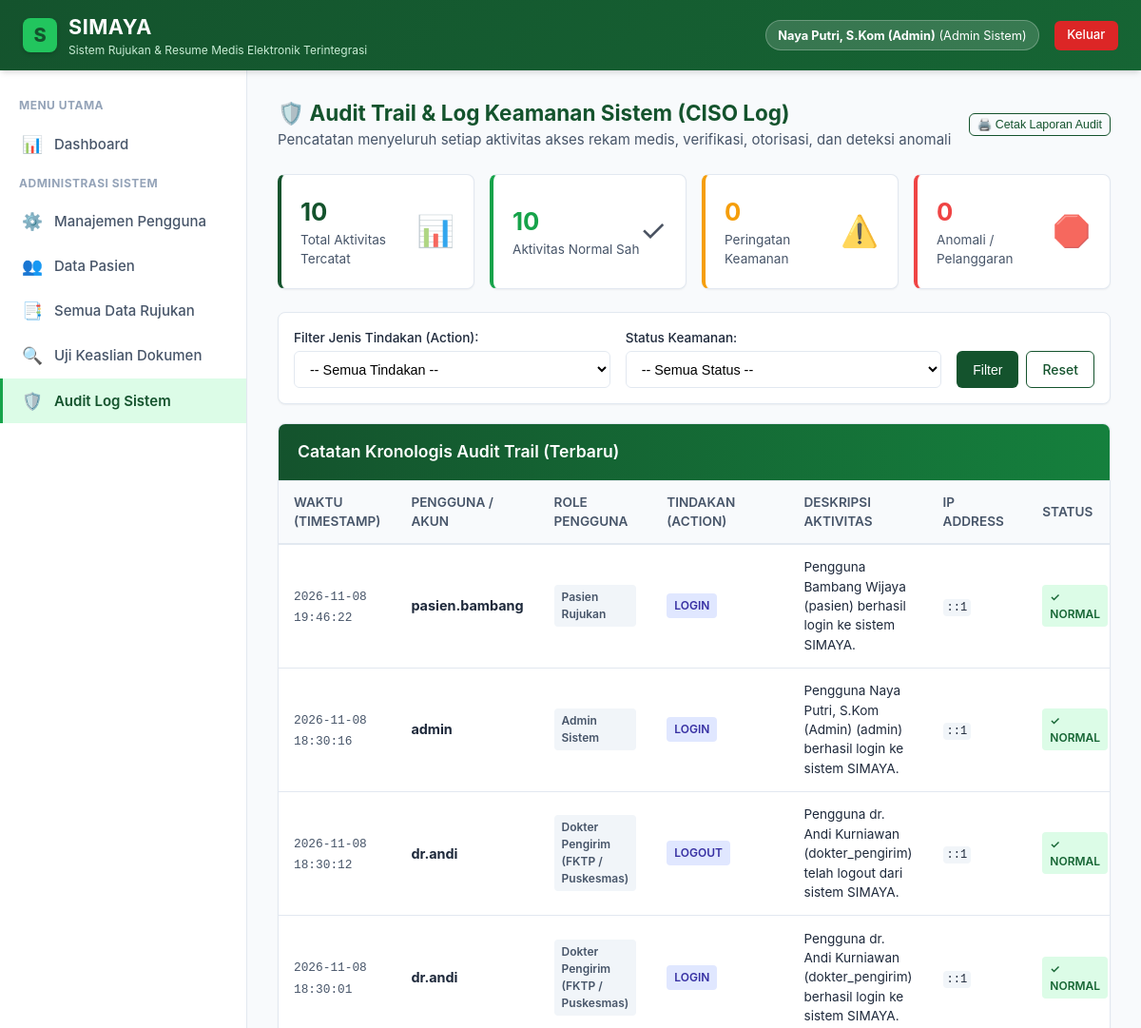
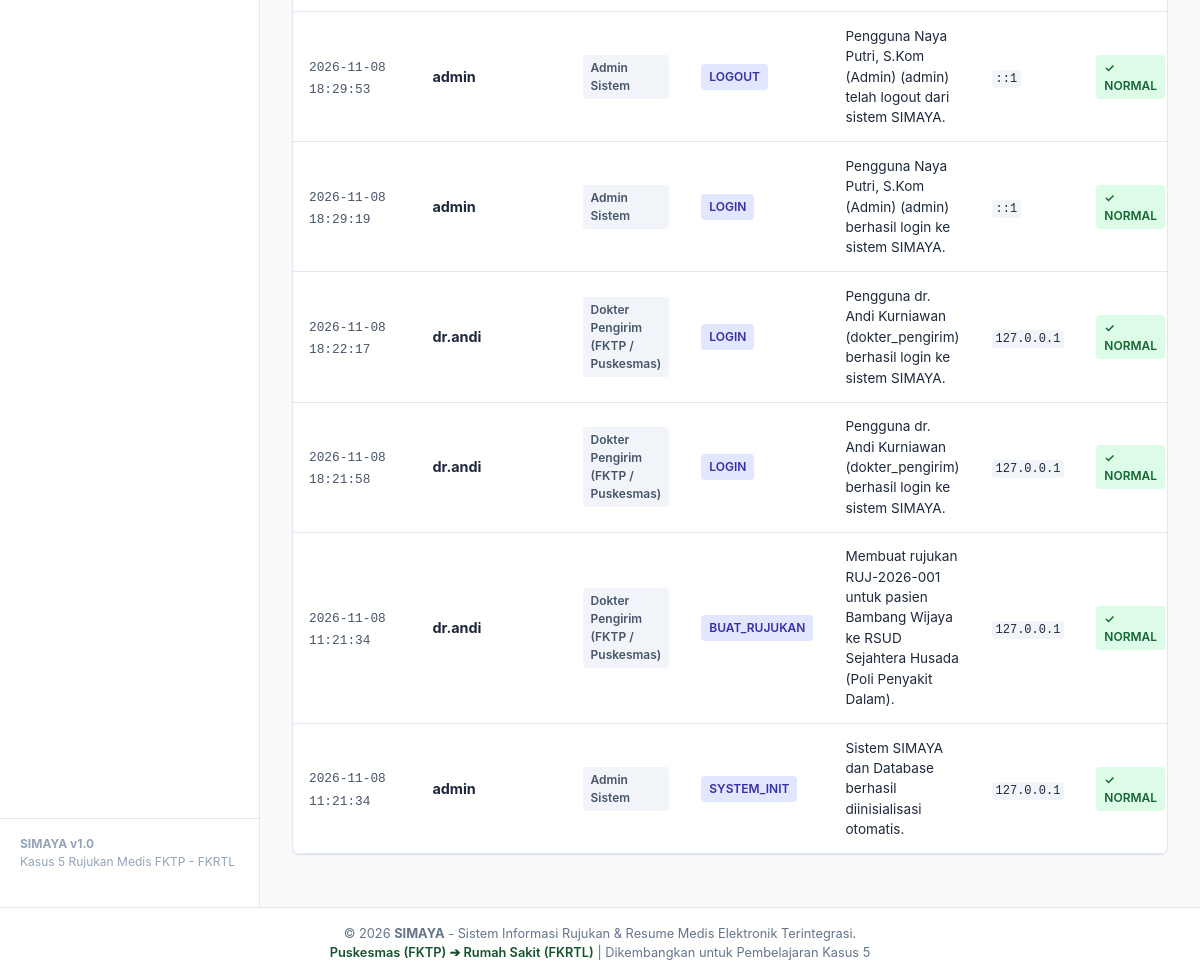
/audit_log.php (signed in), run on the app's committed database (2 pictures, top to bottom).
### tables this page shows
CREATE TABLE audit_logs (
        id INTEGER PRIMARY KEY AUTOINCREMENT,
        user_id INTEGER NULL,
        username TEXT NOT NULL,
        role TEXT NOT NULL,
        action TEXT NOT NULL, -- LOGIN, LOGOUT, BUAT_RUJUKAN, CONSENT_SETUJU, VERIFIKASI_RME, AKSES_RME, AKSES_DITOLAK, dll
        description TEXT NOT NULL,
        ip_address TEXT DEFAULT '127.0.0.1',
        status_keamanan TEXT DEFAULT 'NORMAL', -- NORMAL, PERINGATAN, ANOMALI
        created_at DATETIME DEFAULT CURRENT_TIMESTAMP
    );

### config/auth.php (called while the page is built, shortened)
<?php
function getRoleName($role)
{
    $roles = [
        'admin' => 'Admin Sistem',
        'petugas_rm' => 'Petugas Rekam Medis (RM)',
        'dokter_pengirim' => 'Dokter Pengirim (FKTP / Puskesmas)',
        'dokter_penerima' => 'Dokter Penerima (FKRTL / RS)',
        'pasien' => 'Pasien Rujukan',
        'security' => 'Petugas Keamanan Sistem (Auditor)'
    ];
    return $roles[$role] ?? ucfirst($role);
}

### audit_log.php (the view, shortened to what this page needs)
<?php
$pdo = require_once __DIR__ . '/config/database.php';
require_once __DIR__ . '/config/auth.php';
$sql = "SELECT * FROM audit_logs WHERE 1=1";
$params = [];
$sql .= " ORDER BY id DESC LIMIT 100";
$stmt = $pdo->prepare($sql);
$stmt->execute($params);
$logs = $stmt->fetchAll();
$total_logs = $pdo->query("SELECT COUNT(*) FROM audit_logs")->fetchColumn();
$total_normal = $pdo->query("SELECT COUNT(*) FROM audit_logs WHERE status_keamanan = 'NORMAL'")->fetchColumn();
$total_peringatan = $pdo->query("SELECT COUNT(*) FROM audit_logs WHERE status_keamanan = 'PERINGATAN'")->fetchColumn();
$total_anomali = $pdo->query("SELECT COUNT(*) FROM audit_logs WHERE status_keamanan = 'ANOMALI'")->fetchColumn();
include __DIR__ . '/includes/header.php';
?>
<div
    style="display: flex; justify-content: space-between; align-items: center; margin-bottom: 1.5rem; flex-wrap: wrap; gap: 1rem;">
    <div>
        <h2 style="color: var(--hijau-tua); margin: 0;">🛡️ Audit Trail & Log Keamanan Sistem (CISO Log)</h2>
        <p style="color: var(--abu-text); margin: 0;">Pencatatan menyeluruh setiap aktivitas akses rekam medis,
            verifikasi, otorisasi, dan deteksi anomali</p>
    </div>
    <div>
        <button onclick="window.print()" class="btn btn-outline btn-sm">🖨️ Cetak Laporan Audit</button>
    </div>
</div>
<div class="stats-grid">
    <div class="stat-card">
        <div class="stat-info">
            <h3><?= $total_logs ?></h3>
            <p>Total Aktivitas Tercatat</p>
        </div>
        <div class="stat-icon">📊</div>
    </div>
    <div class="stat-card" style="border-left-color: var(--hijau-sedang);">
        <div class="stat-info">
            <h3 style="color: var(--hijau-sedang);"><?= $total_normal ?></h3>
            <p>Aktivitas Normal Sah</p>
        </div>
        <div class="stat-icon">✓</div>
    </div>
    <div class="stat-card" style="border-left-color: var(--kuning);">
        <div class="stat-info">
            <h3 style="color: var(--kuning);"><?= $total_peringatan ?></h3>
            <p>Peringatan Keamanan</p>
        </div>
        <div class="stat-icon">⚠️</div>
    </div>
    <div class="stat-card" style="border-left-color: var(--merah);">
        <div class="stat-info">
            <h3 style="color: var(--merah);"><?= $total_anomali ?></h3>
            <p>Anomali / Pelanggaran</p>
        </div>
        <div class="stat-icon">🛑</div>
    </div>
</div>
<div class="card" style="margin-bottom: 1.25rem;">
    <div class="card-body" style="padding: 1rem;">
        <form method="GET" action="audit_log.php"
            style="display: flex; gap: 1rem; flex-wrap: wrap; align-items: flex-end;">
            <div style="flex: 1; min-width: 200px;">
                <label style="font-size: 0.85rem; font-weight: 500; display: block; margin-bottom: 0.25rem;">Filter
                    Jenis Tindakan (Action):</label>
                <select name="action" class="form-control">
                    <option value="">-- Semua Tindakan --</option>
                </select>
            </div>
            <div style="flex: 1; min-width: 180px;">
                <label style="font-size: 0.85rem; font-weight: 500; display: block; margin-bottom: 0.25rem;">Status
                    Keamanan:</label>
                <select name="status_keamanan" class="form-control">
                    <option value="">-- Semua Status --</option>
                </select>
            </div>
            <div style="display: flex; gap: 0.5rem;">
                <button type="submit" class="btn btn-primary">Filter</button>
                <a href="audit_log.php" class="btn btn-outline">Reset</a>
            </div>
        </form>
    </div>
</div>
<div class="card">
    <div class="card-header header-green">
        <h3 class="card-title">Catatan Kronologis Audit Trail (Terbaru)</h3>
    </div>
    <div class="card-body" style="padding: 0;">
        <div class="table-responsive">
            <table class="simaya-table">
                <thead>
                    <tr>
                        <th>Waktu (Timestamp)</th>
                        <th>Pengguna / Akun</th>
                        <th>Role Pengguna</th>
                        <th>Tindakan (Action)</th>
                        <th>Deskripsi Aktivitas</th>
                        <th>IP Address</th>
                        <th>Status</th>
                    </tr>
                </thead>
                <tbody>
                    <?php if (empty($logs)): ?>
                        <tr>
                            <td colspan="7" style="text-align: center; color: #94A3B8; padding: 2.5rem;">
                                Tidak ada log aktivitas yang sesuai filter.
                            </td>
                        </tr>
                    <?php else: ?>
                        <?php foreach ($logs as $l): ?>
                            <tr>
                                <td>
                                    <small style="font-family: monospace; font-size: 0.8rem; color: #475569;">
                                        <?= htmlspecialchars($l['created_at']) ?>
                                    </small>
                                </td>
                                <td>
                                    <strong><?= htmlspecialchars($l['username']) ?></strong>
                                </td>
                                <td>
                                    <span class="badge badge-secondary"><?= htmlspecialchars(getRoleName($l['role'])) ?></span>
                                </td>
                                <td>
                                    <?php
                                    $action_class = 'badge-info';
                                    ?>
                                    <span class="badge <?= $action_class ?>"><?= htmlspecialchars($l['action']) ?></span>
                                </td>
                                <td style="max-width: 380px; font-size: 0.85rem;">
                                    <?= htmlspecialchars($l['description']) ?>
                                </td>
                                <td>
                                    <code
                                        style="font-size: 0.75rem; background: #F1F5F9; padding: 2px 4px; border-radius: 4px;">
                                                <?= htmlspecialchars($l['ip_address']) ?>
                                            </code>
                                </td>
                                <td>
                                    <?php if ($l['status_keamanan'] === 'NORMAL'): ?>
                                        <span class="badge badge-success">✓ NORMAL</span>
                                    <?php elseif ($l['status_keamanan'] === 'PERINGATAN'): ?>
                                        <span class="badge badge-warning">⚠️ PERINGATAN</span>
                                    <?php else: ?>
                                        <span class="badge badge-danger">🛑 ANOMALI</span>
                                    <?php endif; ?>
                                </td>
                            </tr>
                        <?php endforeach; ?>
                    <?php endif; ?>
                </tbody>
            </table>
        </div>
    </div>
</div>
<?php include __DIR__ . '/includes/footer.php'; ?>

### includes/header.php (shortened to what this page needs)
<?php
$user = $_SESSION['user'] ?? null;
?>
<!DOCTYPE html>
<html lang="id">
<head>
    <link rel="stylesheet" href="assets/css/simaya.css">
</head>
<body>
<nav class="simaya-navbar">
    <div class="brand-wrapper">
        <div class="brand-logo-icon">S</div>
        <div class="brand-text">
            <h1>SIMAYA</h1>
            <p>Sistem Rujukan & Resume Medis Elektronik Terintegrasi</p>
        </div>
    </div>
    <div class="navbar-user">
        <?php if ($user): ?>
            <div class="user-badge">
                <strong><?= htmlspecialchars($user['nama_lengkap']) ?></strong>
                <span>(<?= htmlspecialchars(getRoleName($user['role'])) ?>)</span>
            </div>
            <a href="logout.php" class="btn-logout" onclick="return confirm('Apakah Anda yakin ingin keluar?')">Keluar</a>
        <?php endif; ?>
    </div>
</nav>
<div class="simaya-layout">
    <?php if ($user): ?>
        <?php include __DIR__ . '/sidebar.php'; ?>
    <?php endif; ?>
    <main class="simaya-content">

### includes/sidebar.php (shortened to what this page needs)
<?php
$current_page = basename($_SERVER['PHP_SELF']);
$role = $_SESSION['user']['role'] ?? '';
?>
<aside class="simaya-sidebar">
    <div class="sidebar-heading">Menu Utama</div>
    <ul class="sidebar-menu">
        <li class="<?= $current_page === 'dashboard.php' ? 'active' : '' ?>">
            <a href="dashboard.php">
                <span class="menu-icon">📊</span>
                <span>Dashboard</span>
            </a>
        </li>
    </ul>
    <?php if ($role === 'admin'): ?>
        <div class="sidebar-heading">Administrasi Sistem</div>
        <ul class="sidebar-menu">
            <li class="<?= $current_page === 'manajemen_user.php' ? 'active' : '' ?>">
                <a href="manajemen_user.php">
                    <span class="menu-icon">⚙️</span>
                    <span>Manajemen Pengguna</span>
                </a>
            </li>
            <li class="<?= $current_page === 'pasien_daftar.php' ? 'active' : '' ?>">
                <a href="pasien_daftar.php">
                    <span class="menu-icon">👥</span>
                    <span>Data Pasien</span>
                </a>
            </li>
            <li class="<?= $current_page === 'rujukan_daftar.php' ? 'active' : '' ?>">
                <a href="rujukan_daftar.php">
                    <span class="menu-icon">📑</span>
                    <span>Semua Data Rujukan</span>
                </a>
            </li>
            <li class="<?= $current_page === 'verifikasi_rujukan.php' ? 'active' : '' ?>">
                <a href="verifikasi_rujukan.php">
                    <span class="menu-icon">🔍</span>
                    <span>Uji Keaslian Dokumen</span>
                </a>
            </li>
            <li class="<?= $current_page === 'audit_log.php' ? 'active' : '' ?>">
                <a href="audit_log.php">
                    <span class="menu-icon">🛡️</span>
                    <span>Audit Log Sistem</span>
                </a>
            </li>
        </ul>
    <?php endif; ?>
    <div style="margin-top: auto; padding: 1rem 1.25rem; font-size: 0.75rem; color: #94A3B8; border-top: 1px solid var(--abu-border);">
        <strong>SIMAYA v1.0</strong><br>
        Kasus 5 Rujukan Medis FKTP - FKRTL
    </div>
</aside>

### includes/footer.php (shortened to what this page needs)
    </main>
</div>
<footer style="text-align: center; padding: 1rem; font-size: 0.8rem; color: #64748B; background: #FFFFFF; border-top: 1px solid var(--abu-border);">
    &copy; <?= date('Y') ?> <strong>SIMAYA</strong> - Sistem Informasi Rujukan & Resume Medis Elektronik Terintegrasi.
    <br><span style="color: var(--hijau-tua); font-weight: 600;">Puskesmas (FKTP) ➔ Rumah Sakit (FKRTL)</span> | Dikembangkan untuk Pembelajaran Kasus 5
</footer>
</body>
</html>

### data on the page
audit_logs: created_at "2026-11-08 19:46:22", username "pasien.bambang", role "Pasien Rujukan", action "LOGIN", description "Pengguna Bambang Wijaya (pasien) berhasil login ke sistem SIMAYA.", ip_address "::1", status_keamanan "✓ NORMAL"
audit_logs: created_at "2026-11-08 18:30:16", username "admin", role "Admin Sistem", action "LOGIN", description "Pengguna Naya Putri, S.Kom (Admin) (admin) berhasil login ke sistem SIMAYA.", ip_address "::1", status_keamanan "✓ NORMAL"
audit_logs: created_at "2026-11-08 18:30:12", username "dr.andi", role "Dokter Pengirim (FKTP / Puskesmas)", action "LOGOUT", description "Pengguna dr. Andi Kurniawan (dokter_pengirim) telah logout dari sistem SIMAYA.", ip_address "::1", status_keamanan "✓ NORMAL"
audit_logs: created_at "2026-11-08 18:30:01", username "dr.andi", role "Dokter Pengirim (FKTP / Puskesmas)", action "LOGIN", description "Pengguna dr. Andi Kurniawan (dokter_pengirim) berhasil login ke sistem SIMAYA.", ip_address "::1", status_keamanan "✓ NORMAL"
audit_logs: created_at "2026-11-08 18:29:53", username "admin", role "Admin Sistem", action "LOGOUT", description "Pengguna Naya Putri, S.Kom (Admin) (admin) telah logout dari sistem SIMAYA.", ip_address "::1", status_keamanan "✓ NORMAL"
audit_logs: created_at "2026-11-08 18:29:19", username "admin", role "Admin Sistem", action "LOGIN", description "Pengguna Naya Putri, S.Kom (Admin) (admin) berhasil login ke sistem SIMAYA.", ip_address "::1", status_keamanan "✓ NORMAL"
audit_logs: created_at "2026-11-08 18:22:17", username "dr.andi", role "Dokter Pengirim (FKTP / Puskesmas)", action "LOGIN", description "Pengguna dr. Andi Kurniawan (dokter_pengirim) berhasil login ke sistem SIMAYA.", ip_address "127.0.0.1", status_keamanan "✓ NORMAL"
audit_logs: created_at "2026-11-08 18:21:58", username "dr.andi", role "Dokter Pengirim (FKTP / Puskesmas)", action "LOGIN", description "Pengguna dr. Andi Kurniawan (dokter_pengirim) berhasil login ke sistem SIMAYA.", ip_address "127.0.0.1", status_keamanan "✓ NORMAL"
audit_logs: created_at "2026-11-08 11:21:34", username "dr.andi", role "Dokter Pengirim (FKTP / Puskesmas)", action "BUAT_RUJUKAN", description "Membuat rujukan RUJ-2026-001 untuk pasien Bambang Wijaya ke RSUD Sejahtera Husada (Poli Penyakit Dalam).", ip_address "127.0.0.1", status_keamanan "✓ NORMAL"
audit_logs: created_at "2026-11-08 11:21:34", username "admin", role "Admin Sistem", action "SYSTEM_INIT", description "Sistem SIMAYA dan Database berhasil diinisialisasi otomatis.", ip_address "127.0.0.1", status_keamanan "✓ NORMAL"

### other printed values
$user['nama_lengkap'] "Naya Putri, S.Kom (Admin)"
getRoleName($user['role']) "Admin Sistem"
$total_logs "10"
$total_normal "10"
$total_peringatan "0"
$total_anomali "0"
